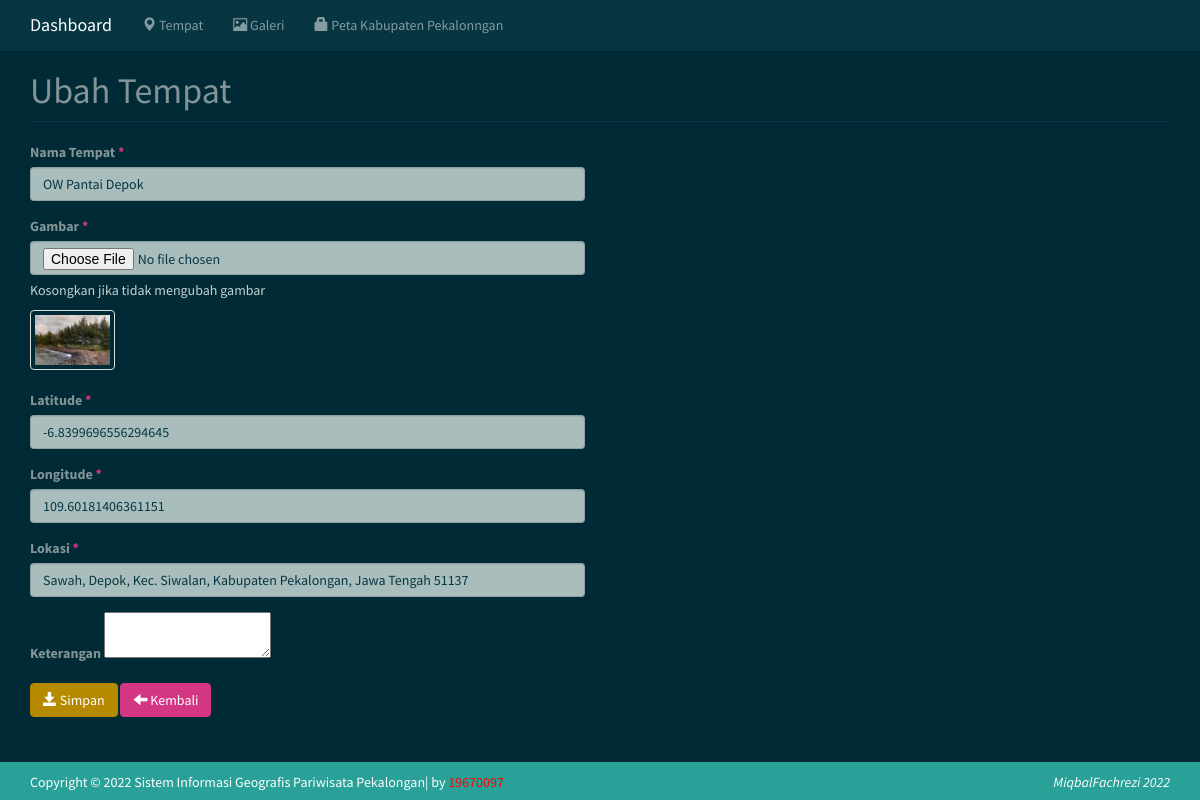
Screenshot of /?m=tempat_ubah&ID=10 (signed in) with the database file from the repository.
### tables this page shows
CREATE TABLE `tb_tempat` (
  `id_tempat` int(11) NOT NULL,
  `nama_tempat` varchar(255) DEFAULT NULL,
  `gambar` varchar(255) DEFAULT NULL,
  `lat` double DEFAULT NULL,
  `lng` double DEFAULT NULL,
  `lokasi` varchar(255) DEFAULT NULL,
  `keterangan` text DEFAULT NULL
);

### config.php (called while the page is built)
<?php
$config["server"]='localhost';
$config["username"]='root';
$config["password"]='';
$config["database_name"]='sig';

### includes/ez_sql_core.php (called while the page is built, shortened)
<?php
	class ezSQLcore
	{
		var $show_errors      = true;
		var $timers           = array();
		function get_host_port( $host, $default = false )
		{
			$port = $default;
			return array( $host, $port );
		}
		function flush()
		{
			$this->last_result = array();
		}
		function get_row($query=null,$output=OBJECT,$y=0)
		{
			if ( $query )
			{
				$this->query($query);
			}
			if ( $output == OBJECT )
			{
				return $this->last_result[$y]?$this->last_result[$y]:null;
			}
			elseif ( $output == ARRAY_A )
			{
				return $this->last_result[$y]?get_object_vars($this->last_result[$y]):null;
			}
			elseif ( $output == ARRAY_N )
			{
				return $this->last_result[$y]?array_values(get_object_vars($this->last_result[$y])):null;
			}
			else
			{
				$this->show_errors ? trigger_error(" \$db->get_row(string query, output type, int offset) -- Output type must be one of: OBJECT, ARRAY_A, ARRAY_N",E_USER_WARNING) : null;
			}
		}
		function timer_get_cur()
		{
			list($usec, $sec) = explode(" ",microtime());
			return ((float)$usec + (float)$sec);
		}
		function timer_start($timer_name)
		{
			$this->timers[$timer_name] = $this->timer_get_cur();
		}
		function timer_elapsed($timer_name)
		{
			return round($this->timer_get_cur() - $this->timers[$timer_name],2);
		}
	}

### functions.php (called while the page is built, shortened)
<?php
include dirname(__FILE__) . '/config.php';
include'includes/ez_sql_core.php';
include'includes/ez_sql_mysqli.php';
$db = new ezSQL_mysqli($config[username], $config[password], $config[database_name], $config[server]);

### includes/ez_sql_mysqli.php (called while the page is built, shortened)
<?php
	$ezsql_mysqli_str = array
	(
		1 => 'Require $dbuser and $dbpassword to connect to a database server',
		2 => 'Error establishing mySQLi database connection. Correct user/password? Correct hostname? Database server running?',
		3 => 'Require $dbname to select a database',
		4 => 'mySQLi database connection is not active',
		5 => 'Unexpected error while trying to select database'
	);
	class ezSQL_mysqli extends ezSQLcore
	{
		function connect($dbuser='', $dbpassword='', $dbhost='localhost', $dbport=false)
		{
			global $ezsql_mysqli_str; $return_val = false;
			if ( ! $dbuser )
			{
				$this->register_error($ezsql_mysqli_str[1].' in '.__FILE__.' on line '.__LINE__);
				$this->show_errors ? trigger_error($ezsql_mysqli_str[1],E_USER_WARNING) : null;
			}
			else
			{
				$this->dbh = new mysqli($dbhost,$dbuser,$dbpassword, '', $dbport);
				if( $this->dbh->connect_errno )
				{
					$this->register_error($ezsql_mysqli_str[2].' in '.__FILE__.' on line '.__LINE__);
					$this->show_errors ? trigger_error($ezsql_mysqli_str[2],E_USER_WARNING) : null;
				}
				else
				{
					$return_val = true;
				}
			}
			return $return_val;
		}
		function query($query)
		{
			$return_val = 0;
			$query = trim($query);
			$this->result = @$this->dbh->query($query);
			if ( preg_match("/^(insert|delete|update|replace|truncate|drop|create|alter|begin|commit|rollback|set|lock|unlock|call)/i",$query) )
			{
				$is_insert = true;
				$this->rows_affected = @$this->dbh->affected_rows;
				if ( preg_match("/^(insert|replace)\s+/i",$query) )
				{
					$this->insert_id = @$this->dbh->insert_id;
				}
				$return_val = $this->rows_affected;
			}
			else
			{
				$is_insert = false;
				$i=0;
				$num_rows=0;
				while ( $row = @$this->result->fetch_object() )
				{
					$num_rows++;
				}
				$this->num_rows = $num_rows;
				$return_val = $this->num_rows;
			}
			return $return_val;
		}
	}

### tempat_ubah.php (the view, shortened to what this page needs)
<?php
    $row = $db->get_row("SELECT * FROM tb_tempat WHERE id_tempat='$_GET[ID]'");
?>
<div class="page-header">
    <h1>Ubah Tempat</h1>
</div>
<div class="row">
    <div class="col-sm-6">
        <form method="post" action="?m=tempat_ubah&ID=<?=$row->id_tempat?>" enctype="multipart/form-data">
            <div class="form-group">
                <label>Nama Tempat <span class="text-danger">*</span></label>
                <input class="form-control" type="text" name="nama_tempat" value="<?=$row->nama_tempat?>"/>
            </div>
            <div class="form-group">
                <label>Gambar <span class="text-danger">*</span></label>
                <input class="form-control" type="file" name="gambar" />
                <p class="help-block">Kosongkan jika tidak mengubah gambar</p>
                <img class="thumbnail" src="assets/images/tempat/small_<?=$row->gambar?>" height="60" />
            </div>
            <div class="form-group">
                <label>Latitude <span class="text-danger">*</span></label>
                <input class="form-control" type="text" id="lat" name="lat" value="<?=$row->lat?>"/>
            </div>
            <div class="form-group">
                <label>Longitude <span class="text-danger">*</span></label>
                <input class="form-control" type="text" id="lng" name="lng" value="<?=$row->lng?>"/>
            </div>
            <div class="form-group">
                <label>Lokasi <span class="text-danger">*</span></label>
                <input class="form-control" type="text" name="lokasi" value="<?=$row->lokasi?>"/>
            </div>
            <div class="form-group">
                <label>Keterangan</label>
                <textarea class="mce" name="keterangan"><?=$row->keterangan?></textarea>
            </div>
            <div class="form-group">
                <button class="btn btn-primary"><span class="glyphicon glyphicon-save"></span> Simpan</button>
                <a class="btn btn-danger" href="?m=tempat"><span class="glyphicon glyphicon-arrow-left"></span> Kembali</a>
            </div>
        </form>
    </div>
    <div class="col-md-6">
        <div id="map" style="height: 400px;"></div>
    </div>
</div>

### assets/css/general.css (style rules this page uses)
html { position: relative; min-height: 100%; }
body { margin-bottom: 70px; }
.page-header { margin-top: 0; padding-bottom: 0; }
.page-header h1 { margin-top: 0; }

### rows the page displays
tb_tempat: nama_tempat "OW Pantai Depok", gambar (picture), lat "-6.8399696556294645", lng "109.60181406361151", lokasi "Sawah, Depok, Kec. Siwalan, Kabupaten Pekalongan, Jawa Tengah 51137"
